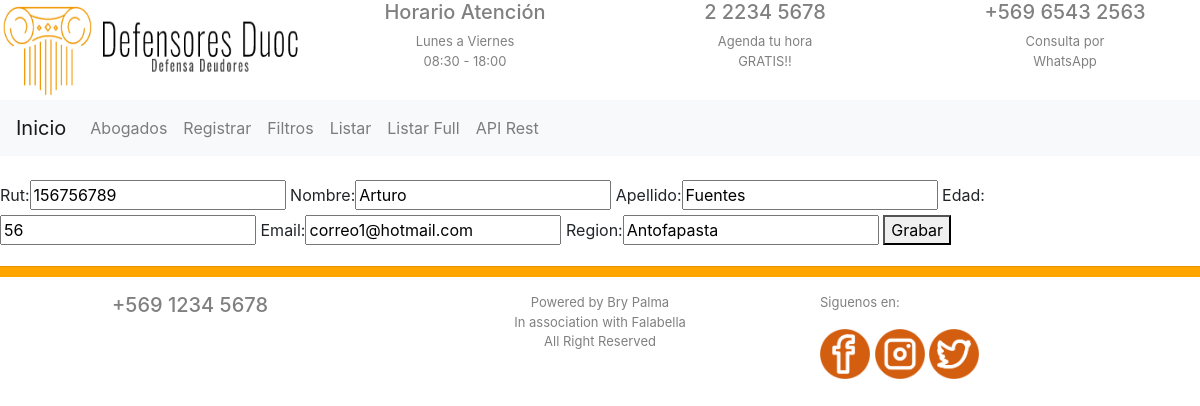
The page /editar_cliente/156756789 on the database as committed earlier.
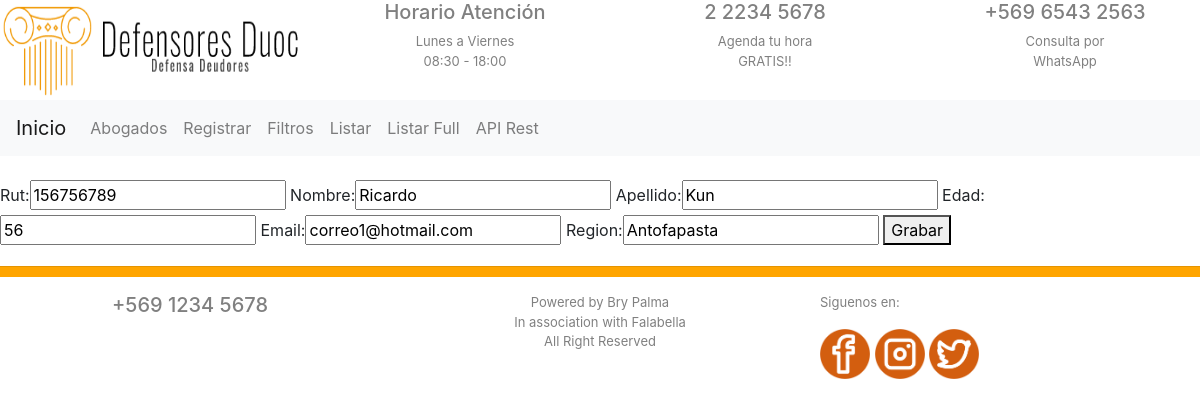
The same page on the database as committed later.
### app/models.py (models this page shows, shortened)
class Cliente(models.Model):
    rut = models.CharField(max_length=50)
    nombre = models.CharField(max_length=50)
    apellido = models.CharField(max_length=50)
    edad = models.IntegerField()
    email = models.CharField(max_length=50)
    region = models.CharField(max_length=50)

### app/views.py (the view)
# urls.py: path('editar_cliente/<str:rut>', views.editar_cliente),
def editar_cliente(request, rut):
    instancia= Cliente.objects.get(rut=rut)
    form=  ClienteForm(instance=instancia)
    if request.method=="POST":
        form= ClienteForm(request.POST, instance=instancia)
        if form.is_valid():
            instancia= form.save(commit=False)
            instancia.save()
    return render(request, "app/editar.html",{'form':form})

### app/forms.py
class ClienteForm(forms.ModelForm):
    class Meta:
        model= Cliente
        fields= ['rut','nombre', 'apellido', 'edad', 'email', 'region']

### app/templates/app/editar.html (shortened to what this page needs)
{% extends './base/base.html' %}
{% load staticfiles %}
{% block content %}
<form method="POST">
    {{form}}
<button type="submit">Grabar</button>
</form>
{% endblock %}

Rows that differ between the two databases and show on the page:
changed Cliente "correo1@hotmail.com": nombre "Arturo" → "Ricardo"; apellido "Fuentes" → "Kun"
